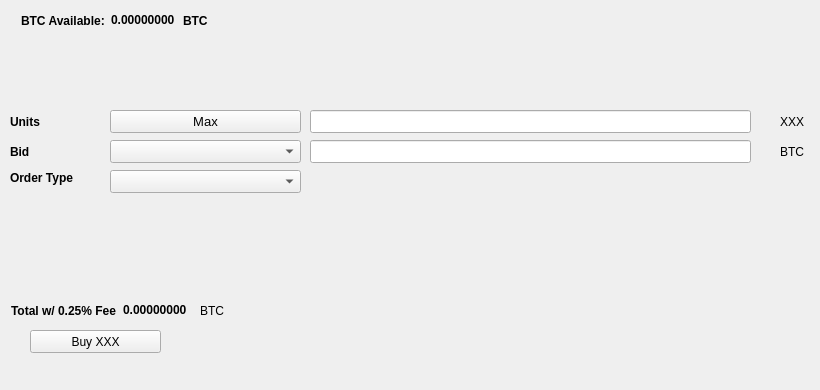
   <widget class="QWidget" name="BuyTab">
    <attribute name="title">
     <string>Buy</string>
    </attribute>
    <widget class="QPushButton" name="BuyXXX">
     <property name="geometry">
      <rect>
       <x>30</x>
       <y>330</y>
       <width>131</width>
       <height>23</height>
      </rect>
     </property>
     <property name="text">
      <string>Buy XXX</string>
     </property>
     <property name="icon">
      <iconset resource="../adultchain.qrc">
       <normaloff>:/icons/bitcoin</normaloff>:/icons/bitcoin</iconset>
     </property>
    </widget>
    <widget class="QLabel" name="label_3">
     <property name="geometry">
      <rect>
       <x>10</x>
       <y>110</y>
       <width>46</width>
       <height>23</height>
      </rect>
     </property>
     <property name="font">
      <font>
       <weight>75</weight>
       <bold>true</bold>
      </font>
     </property>
     <property name="text">
      <string>Units</string>
     </property>
    </widget>
    <widget class="QLineEdit" name="UnitsInput">
     <property name="geometry">
      <rect>
       <x>310</x>
       <y>110</y>
       <width>441</width>
       <height>23</height>
      </rect>
     </property>
     <property name="font">
      <font>
       <pointsize>9</pointsize>
       <weight>75</weight>
       <bold>true</bold>
      </font>
     </property>
    </widget>
    <widget class="QLineEdit" name="BuyBidPriceEdit">
     <property name="geometry">
      <rect>
       <x>310</x>
       <y>140</y>
       <width>441</width>
       <height>23</height>
      </rect>
     </property>
     <property name="font">
      <font>
       <pointsize>9</pointsize>
       <weight>75</weight>
       <bold>true</bold>
      </font>
     </property>
    </widget>
    <widget class="QLabel" name="label_4">
     <property name="geometry">
      <rect>
       <x>780</x>
       <y>110</y>
       <width>31</width>
       <height>23</height>
      </rect>
     </property>
     <property name="text">
      <string>XXX</string>
     </property>
    </widget>
    <widget class="QLabel" name="label_5">
     <property name="geometry">
      <rect>
       <x>780</x>
       <y>140</y>
       <width>31</width>
       <height>23</height>
      </rect>
     </property>
     <property name="text">
      <string>BTC</string>
     </property>
    </widget>
    <widget class="QLabel" name="label_6">
     <property name="geometry">
      <rect>
       <x>10</x>
       <y>140</y>
       <width>46</width>
       <height>23</height>
      </rect>
     </property>
     <property name="font">
      <font>
       <weight>75</weight>
       <bold>true</bold>
      </font>
     </property>
     <property name="text">
      <string>Bid</string>
     </property>
    </widget>
    <widget class="QLabel" name="label_7">
     <property name="geometry">
      <rect>
       <x>10</x>
       <y>170</y>
       <width>91</width>
       <height>16</height>
      </rect>
     </property>
     <property name="font">
      <font>
       <weight>75</weight>
       <bold>true</bold>
      </font>
     </property>
     <property name="text">
      <string>Order Type</string>
     </property>
    </widget>
    <widget class="QPushButton" name="Buy_Max_Amount">
     <property name="geometry">
      <rect>
       <x>110</x>
       <y>110</y>
       <width>191</width>
       <height>23</height>
      </rect>
     </property>
     <property name="font">
      <font>
       <pointsize>10</pointsize>
      </font>
     </property>
     <property name="text">
      <string>Max</string>
     </property>
    </widget>
    <widget class="QComboBox" name="BuyBidcomboBox">
     <property name="geometry">
      <rect>
       <x>110</x>
       <y>140</y>
       <width>191</width>
       <height>23</height>
      </rect>
     </property>
     <property name="font">
      <font>
       <pointsize>10</pointsize>
      </font>
     </property>
    </widget>
    <widget class="QComboBox" name="buyOrdertypeCombo">
     <property name="geometry">
      <rect>
       <x>110</x>
       <y>170</y>
       <width>191</width>
       <height>23</height>
      </rect>
     </property>
     <property name="font">
      <font>
       <pointsize>10</pointsize>
      </font>
     </property>
    </widget>
    <widget class="QWidget" name="layoutWidget1">
     <property name="geometry">
      <rect>
       <x>21</x>
       <y>11</y>
       <width>227</width>
       <height>19</height>
      </rect>
     </property>
     <layout class="QHBoxLayout" name="horizontalLayout_3">
      <item>
       <widget class="QLabel" name="label232">
        <property name="font">
         <font>
          <weight>75</weight>
          <bold>true</bold>
         </font>
        </property>
        <property name="text">
         <string>BTC Available:</string>
        </property>
       </widget>
      </item>
      <item>
       <widget class="QLabel" name="BtcAvailableLbl">
        <property name="palette">
         <palette>
          <active>
           <colorrole role="WindowText">
            <brush brushstyle="SolidPattern">
             <color alpha="255">
              <red>0</red>
              <green>0</green>
              <blue>0</blue>
             </color>
            </brush>
           </colorrole>
           <colorrole role="Button">
            <brush brushstyle="SolidPattern">
             <color alpha="255">
              <red>0</red>
              <green>170</green>
              <blue>0</blue>
             </color>
            </brush>
           </colorrole>
           <colorrole role="Light">
            <brush brushstyle="SolidPattern">
             <color alpha="255">
              <red>0</red>
              <green>255</green>
              <blue>0</blue>
             </color>
            </brush>
           </colorrole>
           <colorrole role="Midlight">
            <brush brushstyle="SolidPattern">
             <color alpha="255">
              <red>0</red>
              <green>212</green>
              <blue>0</blue>
             </color>
            </brush>
           </colorrole>
           <colorrole role="Dark">
            <brush brushstyle="SolidPattern">
             <color alpha="255">
              <red>0</red>
              <green>85</green>
              <blue>0</blue>
             </color>
            </brush>
           </colorrole>
           <colorrole role="Mid">
            <brush brushstyle="SolidPattern">
             <color alpha="255">
              <red>0</red>
              <green>113</green>
              <blue>0</blue>
             </color>
            </brush>
           </colorrole>
           <colorrole role="Text">
            <brush brushstyle="SolidPattern">
             <color alpha="255">
              <red>0</red>
              <green>170</green>
              <blue>0</blue>
             </color>
            </brush>
           </colorrole>
           <colorrole role="BrightText">
            <brush brushstyle="SolidPattern">
             <color alpha="255">
              <red>255</red>
              <green>255</green>
              <blue>255</blue>
             </color>
            </brush>
           </colorrole>
           <colorrole role="ButtonText">
            <brush brushstyle="SolidPattern">
             <color alpha="255">
              <red>0</red>
              <green>0</green>
              <blue>0</blue>
             </color>
            </brush>
           </colorrole>
           <colorrole role="Base">
            <brush brushstyle="SolidPattern">
             <color alpha="255">
              <red>255</red>
              <green>255</green>
              <blue>255</blue>
             </color>
            </brush>
           </colorrole>
           <colorrole role="Window">
            <brush brushstyle="SolidPattern">
             <color alpha="255">
              <red>0</red>
              <green>170</green>
              <blue>0</blue>
             </color>
            </brush>
           </colorrole>
           <colorrole role="Shadow">
            <brush brushstyle="SolidPattern">
             <color alpha="255">
              <red>0</red>
              <green>0</green>
              <blue>0</blue>
             </color>
            </brush>
           </colorrole>
           <colorrole role="AlternateBase">
            <brush brushstyle="SolidPattern">
             <color alpha="255">
              <red>127</red>
              <green>212</green>
              <blue>127</blue>
             </color>
            </brush>
           </colorrole>
           <colorrole role="ToolTipBase">
            <brush brushstyle="SolidPattern">
             <color alpha="255">
              <red>255</red>
              <green>255</green>
              <blue>220</blue>
             </color>
            </brush>
           </colorrole>
           <colorrole role="ToolTipText">
            <brush brushstyle="SolidPattern">
             <color alpha="255">
              <red>0</red>
              <green>0</green>
              <blue>0</blue>
             </color>
            </brush>
           </colorrole>
          </active>
          <inactive>
           <colorrole role="WindowText">
            <brush brushstyle="SolidPattern">
             <color alpha="255">
              <red>0</red>
              <green>0</green>
              <blue>0</blue>
             </color>
            </brush>
           </colorrole>
           <colorrole role="Button">
            <brush brushstyle="SolidPattern">
             <color alpha="255">
              <red>0</red>
              <green>170</green>
              <blue>0</blue>
             </color>
            </brush>
           </colorrole>
           <colorrole role="Light">
            <brush brushstyle="SolidPattern">
             <color alpha="255">
              <red>0</red>
              <green>255</green>
              <blue>0</blue>
             </color>
            </brush>
           </colorrole>
           <colorrole role="Midlight">
            <brush brushstyle="SolidPattern">
             <color alpha="255">
              <red>0</red>
              <green>212</green>
              <blue>0</blue>
             </color>
            </brush>
           </colorrole>
           <colorrole role="Dark">
            <brush brushstyle="SolidPattern">
             <color alpha="255">
              <red>0</red>
              <green>85</green>
              <blue>0</blue>
             </color>
            </brush>
           </colorrole>
           <colorrole role="Mid">
            <brush brushstyle="SolidPattern">
             <color alpha="255">
              <red>0</red>
              <green>113</green>
              <blue>0</blue>
             </color>
            </brush>
           </colorrole>
           <colorrole role="Text">
            <brush brushstyle="SolidPattern">
             <color alpha="255">
              <red>0</red>
              <green>170</green>
              <blue>0</blue>
             </color>
            </brush>
           </colorrole>
           <colorrole role="BrightText">
            <brush brushstyle="SolidPattern">
             <color alpha="255">
              <red>255</red>
              <green>255</green>
              <blue>255</blue>
             </color>
            </brush>
           </colorrole>
           <colorrole role="ButtonText">
            <brush brushstyle="SolidPattern">
             <color alpha="255">
              <red>0</red>
              <green>0</green>
              <blue>0</blue>
             </color>
            </brush>
           </colorrole>
           <colorrole role="Base">
            <brush brushstyle="SolidPattern">
             <color alpha="255">
              <red>255</red>
              <green>255</green>
              <blue>255</blue>
             </color>
            </brush>
           </colorrole>
           <colorrole role="Window">
            <brush brushstyle="SolidPattern">
             <color alpha="255">
              <red>0</red>
              <green>170</green>
              <blue>0</blue>
             </color>
            </brush>
           </colorrole>
           <colorrole role="Shadow">
            <brush brushstyle="SolidPattern">
             <color alpha="255">
              <red>0</red>
              <green>0</green>
              <blue>0</blue>
             </color>
            </brush>
           </colorrole>
           <colorrole role="AlternateBase">
            <brush brushstyle="SolidPattern">
             <color alpha="255">
              <red>127</red>
              <green>212</green>
              <blue>127</blue>
             </color>
            </brush>
           </colorrole>
           <colorrole role="ToolTipBase">
            <brush brushstyle="SolidPattern">
             <color alpha="255">
              <red>255</red>
              <green>255</green>
              <blue>220</blue>
             </color>
            </brush>
           </colorrole>
           <colorrole role="ToolTipText">
            <brush brushstyle="SolidPattern">
             <color alpha="255">
              <red>0</red>
              <green>0</green>
              <blue>0</blue>
             </color>
            </brush>
           </colorrole>
          </inactive>
          <disabled>
           <colorrole role="WindowText">
            <brush brushstyle="SolidPattern">
             <color alpha="255">
              <red>0</red>
              <green>85</green>
              <blue>0</blue>
             </color>
            </brush>
           </colorrole>
           <colorrole role="Button">
            <brush brushstyle="SolidPattern">
             <color alpha="255">
              <red>0</red>
              <green>170</green>
              <blue>0</blue>
             </color>
            </brush>
           </colorrole>
           <colorrole role="Light">
            <brush brushstyle="SolidPattern">
             <color alpha="255">
              <red>0</red>
              <green>255</green>
              <blue>0</blue>
             </color>
            </brush>
           </colorrole>
           <colorrole role="Midlight">
            <brush brushstyle="SolidPattern">
             <color alpha="255">
              <red>0</red>
              <green>212</green>
              <blue>0</blue>
             </color>
            </brush>
           </colorrole>
           <colorrole role="Dark">
            <brush brushstyle="SolidPattern">
             <color alpha="255">
              <red>0</red>
              <green>85</green>
              <blue>0</blue>
             </color>
            </brush>
           </colorrole>
           <colorrole role="Mid">
            <brush brushstyle="SolidPattern">
             <color alpha="255">
              <red>0</red>
              <green>113</green>
              <blue>0</blue>
             </color>
            </brush>
           </colorrole>
           <colorrole role="Text">
            <brush brushstyle="SolidPattern">
             <color alpha="255">
              <red>0</red>
              <green>85</green>
              <blue>0</blue>
             </color>
            </brush>
           </colorrole>
           <colorrole role="BrightText">
            <brush brushstyle="SolidPattern">
             <color alpha="255">
              <red>255</red>
              <green>255</green>
              <blue>255</blue>
             </color>
            </brush>
           </colorrole>
           <colorrole role="ButtonText">
            <brush brushstyle="SolidPattern">
             <color alpha="255">
              <red>0</red>
              <green>85</green>
              <blue>0</blue>
             </color>
            </brush>
           </colorrole>
           <colorrole role="Base">
            <brush brushstyle="SolidPattern">
             <color alpha="255">
              <red>0</red>
              <green>170</green>
              <blue>0</blue>
             </color>
            </brush>
           </colorrole>
           <colorrole role="Window">
            <brush brushstyle="SolidPattern">
             <color alpha="255">
              <red>0</red>
              <green>170</green>
              <blue>0</blue>
             </color>
            </brush>
           </colorrole>
           <colorrole role="Shadow">
            <brush brushstyle="SolidPattern">
             <color alpha="255">
              <red>0</red>
              <green>0</green>
              <blue>0</blue>
             </color>
            </brush>
           </colorrole>
           <colorrole role="AlternateBase">
            <brush brushstyle="SolidPattern">
             <color alpha="255">
              <red>0</red>
              <green>170</green>
              <blue>0</blue>
             </color>
            </brush>
           </colorrole>
           <colorrole role="ToolTipBase">
            <brush brushstyle="SolidPattern">
             <color alpha="255">
              <red>255</red>
              <green>255</green>
              <blue>220</blue>
             </color>
            </brush>
           </colorrole>
           <colorrole role="ToolTipText">
            <brush brushstyle="SolidPattern">
             <color alpha="255">
              <red>0</red>
              <green>0</green>
              <blue>0</blue>
             </color>
            </brush>
           </colorrole>
          </disabled>
         </palette>
        </property>
        <property name="font">
         <font>
          <weight>75</weight>
          <bold>true</bold>
         </font>
        </property>
        <property name="text">
         <string>0.00000000</string>
        </property>
        <property name="textInteractionFlags">
         <set>Qt::LinksAccessibleByMouse|Qt::TextSelectableByKeyboard|Qt::TextSelectableByMouse</set>
        </property>
       </widget>
      </item>
      <item>
       <widget class="QLabel" name="BtcAvailableLbl_2">
        <property name="font">
         <font>
          <weight>75</weight>
          <bold>true</bold>
         </font>
        </property>
        <property name="text">
         <string>BTC</string>
        </property>
       </widget>
      </item>
     </layout>
    </widget>
    <widget class="QWidget" name="layoutWidge2">
     <property name="geometry">
      <rect>
       <x>11</x>
       <y>301</y>
       <width>259</width>
       <height>19</height>
      </rect>
     </property>
     <layout class="QHBoxLayout" name="horizontalLayout_4">
      <item>
       <widget class="QLabel" name="label_9">
        <property name="font">
         <font>
          <weight>75</weight>
          <bold>true</bold>
         </font>
        </property>
        <property name="text">
         <string>Total w/ 0.25% Fee</string>
        </property>
       </widget>
      </item>
      <item>
       <widget class="QLabel" name="BuyCostLabel">
        <property name="palette">
         <palette>
          <active>
           <colorrole role="WindowText">
            <brush brushstyle="SolidPattern">
             <color alpha="255">
              <red>0</red>
              <green>0</green>
              <blue>0</blue>
             </color>
            </brush>
           </colorrole>
           <colorrole role="Button">
            <brush brushstyle="SolidPattern">
             <color alpha="255">
              <red>0</red>
              <green>170</green>
              <blue>0</blue>
             </color>
            </brush>
           </colorrole>
           <colorrole role="Light">
            <brush brushstyle="SolidPattern">
             <color alpha="255">
              <red>0</red>
              <green>255</green>
              <blue>0</blue>
             </color>
            </brush>
           </colorrole>
           <colorrole role="Midlight">
            <brush brushstyle="SolidPattern">
             <color alpha="255">
              <red>0</red>
              <green>212</green>
              <blue>0</blue>
             </color>
            </brush>
           </colorrole>
           <colorrole role="Dark">
            <brush brushstyle="SolidPattern">
             <color alpha="255">
              <red>0</red>
              <green>85</green>
              <blue>0</blue>
             </color>
            </brush>
           </colorrole>
           <colorrole role="Mid">
            <brush brushstyle="SolidPattern">
             <color alpha="255">
              <red>0</red>
              <green>113</green>
              <blue>0</blue>
             </color>
            </brush>
           </colorrole>
           <colorrole role="Text">
            <brush brushstyle="SolidPattern">
             <color alpha="255">
              <red>0</red>
              <green>170</green>
              <blue>0</blue>
             </color>
            </brush>
           </colorrole>
           <colorrole role="BrightText">
            <brush brushstyle="SolidPattern">
             <color alpha="255">
              <red>255</red>
              <green>255</green>
              <blue>255</blue>
             </color>
            </brush>
           </colorrole>
           <colorrole role="ButtonText">
            <brush brushstyle="SolidPattern">
             <color alpha="255">
              <red>0</red>
              <green>0</green>
              <blue>0</blue>
             </color>
            </brush>
           </colorrole>
           <colorrole role="Base">
            <brush brushstyle="SolidPattern">
             <color alpha="255">
              <red>255</red>
              <green>255</green>
              <blue>255</blue>
             </color>
            </brush>
           </colorrole>
           <colorrole role="Window">
            <brush brushstyle="SolidPattern">
             <color alpha="255">
              <red>0</red>
              <green>170</green>
              <blue>0</blue>
             </color>
            </brush>
           </colorrole>
           <colorrole role="Shadow">
            <brush brushstyle="SolidPattern">
             <color alpha="255">
              <red>0</red>
              <green>0</green>
              <blue>0</blue>
             </color>
            </brush>
           </colorrole>
           <colorrole role="AlternateBase">
            <brush brushstyle="SolidPattern">
             <color alpha="255">
              <red>127</red>
              <green>212</green>
              <blue>127</blue>
             </color>
            </brush>
           </colorrole>
           <colorrole role="ToolTipBase">
            <brush brushstyle="SolidPattern">
             <color alpha="255">
              <red>255</red>
              <green>255</green>
              <blue>220</blue>
             </color>
            </brush>
           </colorrole>
           <colorrole role="ToolTipText">
            <brush brushstyle="SolidPattern">
             <color alpha="255">
              <red>0</red>
              <green>0</green>
              <blue>0</blue>
             </color>
            </brush>
           </colorrole>
          </active>
          <inactive>
           <colorrole role="WindowText">
            <brush brushstyle="SolidPattern">
             <color alpha="255">
              <red>0</red>
              <green>0</green>
              <blue>0</blue>
             </color>
            </brush>
           </colorrole>
           <colorrole role="Button">
            <brush brushstyle="SolidPattern">
             <color alpha="255">
              <red>0</red>
              <green>170</green>
              <blue>0</blue>
             </color>
            </brush>
           </colorrole>
           <colorrole role="Light">
            <brush brushstyle="SolidPattern">
             <color alpha="255">
              <red>0</red>
              <green>255</green>
              <blue>0</blue>
             </color>
            </brush>
           </colorrole>
           <colorrole role="Midlight">
            <brush brushstyle="SolidPattern">
             <color alpha="255">
              <red>0</red>
              <green>212</green>
              <blue>0</blue>
             </color>
            </brush>
           </colorrole>
           <colorrole role="Dark">
            <brush brushstyle="SolidPattern">
             <color alpha="255">
              <red>0</red>
              <green>85</green>
              <blue>0</blue>
             </color>
            </brush>
           </colorrole>
           <colorrole role="Mid">
            <brush brushstyle="SolidPattern">
             <color alpha="255">
              <red>0</red>
              <green>113</green>
              <blue>0</blue>
             </color>
            </brush>
           </colorrole>
           <colorrole role="Text">
            <brush brushstyle="SolidPattern">
             <color alpha="255">
              <red>0</red>
              <green>170</green>
              <blue>0</blue>
             </color>
            </brush>
           </colorrole>
           <colorrole role="BrightText">
            <brush brushstyle="SolidPattern">
             <color alpha="255">
              <red>255</red>
              <green>255</green>
              <blue>255</blue>
             </color>
            </brush>
           </colorrole>
           <colorrole role="ButtonText">
            <brush brushstyle="SolidPattern">
             <color alpha="255">
              <red>0</red>
              <green>0</green>
              <blue>0</blue>
             </color>
            </brush>
           </colorrole>
           <colorrole role="Base">
            <brush brushstyle="SolidPattern">
             <color alpha="255">
              <red>255</red>
              <green>255</green>
              <blue>255</blue>
             </color>
            </brush>
           </colorrole>
           <colorrole role="Window">
            <brush brushstyle="SolidPattern">
             <color alpha="255">
              <red>0</red>
              <green>170</green>
              <blue>0</blue>
             </color>
            </brush>
           </colorrole>
           <colorrole role="Shadow">
            <brush brushstyle="SolidPattern">
             <color alpha="255">
              <red>0</red>
              <green>0</green>
              <blue>0</blue>
             </color>
            </brush>
           </colorrole>
           <colorrole role="AlternateBase">
            <brush brushstyle="SolidPattern">
             <color alpha="255">
              <red>127</red>
              <green>212</green>
              <blue>127</blue>
             </color>
            </brush>
           </colorrole>
           <colorrole role="ToolTipBase">
            <brush brushstyle="SolidPattern">
             <color alpha="255">
              <red>255</red>
              <green>255</green>
              <blue>220</blue>
             </color>
            </brush>
           </colorrole>
           <colorrole role="ToolTipText">
            <brush brushstyle="SolidPattern">
             <color alpha="255">
              <red>0</red>
              <green>0</green>
              <blue>0</blue>
             </color>
            </brush>
           </colorrole>
          </inactive>
          <disabled>
           <colorrole role="WindowText">
            <brush brushstyle="SolidPattern">
             <color alpha="255">
              <red>0</red>
              <green>85</green>
              <blue>0</blue>
             </color>
            </brush>
           </colorrole>
           <colorrole role="Button">
            <brush brushstyle="SolidPattern">
             <color alpha="255">
              <red>0</red>
              <green>170</green>
              <blue>0</blue>
             </color>
            </brush>
           </colorrole>
           <colorrole role="Light">
            <brush brushstyle="SolidPattern">
             <color alpha="255">
              <red>0</red>
              <green>255</green>
              <blue>0</blue>
             </color>
            </brush>
           </colorrole>
           <colorrole role="Midlight">
            <brush brushstyle="SolidPattern">
             <color alpha="255">
              <red>0</red>
              <green>212</green>
              <blue>0</blue>
             </color>
            </brush>
           </colorrole>
           <colorrole role="Dark">
            <brush brushstyle="SolidPattern">
             <color alpha="255">
              <red>0</red>
              <green>85</green>
              <blue>0</blue>
             </color>
            </brush>
           </colorrole>
           <colorrole role="Mid">
            <brush brushstyle="SolidPattern">
             <color alpha="255">
              <red>0</red>
              <green>113</green>
              <blue>0</blue>
             </color>
            </brush>
           </colorrole>
           <colorrole role="Text">
            <brush brushstyle="SolidPattern">
             <color alpha="255">
              <red>0</red>
              <green>85</green>
              <blue>0</blue>
             </color>
            </brush>
           </colorrole>
           <colorrole role="BrightText">
            <brush brushstyle="SolidPattern">
             <color alpha="255">
              <red>255</red>
              <green>255</green>
              <blue>255</blue>
             </color>
            </brush>
           </colorrole>
           <colorrole role="ButtonText">
            <brush brushstyle="SolidPattern">
             <color alpha="255">
              <red>0</red>
              <green>85</green>
              <blue>0</blue>
             </color>
            </brush>
           </colorrole>
           <colorrole role="Base">
            <brush brushstyle="SolidPattern">
             <color alpha="255">
              <red>0</red>
              <green>170</green>
              <blue>0</blue>
             </color>
            </brush>
           </colorrole>
           <colorrole role="Window">
            <brush brushstyle="SolidPattern">
             <color alpha="255">
              <red>0</red>
              <green>170</green>
              <blue>0</blue>
             </color>
            </brush>
           </colorrole>
           <colorrole role="Shadow">
            <brush brushstyle="SolidPattern">
             <color alpha="255">
              <red>0</red>
              <green>0</green>
              <blue>0</blue>
             </color>
            </brush>
           </colorrole>
           <colorrole role="AlternateBase">
            <brush brushstyle="SolidPattern">
             <color alpha="255">
              <red>0</red>
              <green>170</green>
              <blue>0</blue>
             </color>
            </brush>
           </colorrole>
           <colorrole role="ToolTipBase">
            <brush brushstyle="SolidPattern">
             <color alpha="255">
              <red>255</red>
              <green>255</green>
              <blue>220</blue>
             </color>
            </brush>
           </colorrole>
           <colorrole role="ToolTipText">
            <brush brushstyle="SolidPattern">
             <color alpha="255">
              <red>0</red>
              <green>0</green>
              <blue>0</blue>
             </color>
            </brush>
           </colorrole>
          </disabled>
         </palette>
        </property>
        <property name="font">
         <font>
          <weight>75</weight>
          <bold>true</bold>
         </font>
        </property>
        <property name="autoFillBackground">
         <bool>false</bool>
        </property>
        <property name="text">
         <string>0.00000000</string>
        </property>
        <property name="textInteractionFlags">
         <set>Qt::LinksAccessibleByMouse|Qt::TextSelectableByMouse</set>
        </property>
       </widget>
      </item>
      <item>
       <widget class="QLabel" name="label_10">
        <property name="font">
         <font>
          <weight>50</weight>
          <bold>false</bold>
         </font>
        </property>
        <property name="text">
         <string>BTC</string>
        </property>
       </widget>
      </item>
     </layout>
    </widget>
    <widget class="QLabel" name="label_24">
     <property name="geometry">
      <rect>
       <x>460</x>
       <y>300</y>
       <width>281</width>
       <height>81</height>
      </rect>
     </property>
     <property name="text">
      <string/>
     </property>
     <property name="pixmap">
      <pixmap>:/images/bittrex</pixmap>
     </property>
    </widget>
   </widget>
